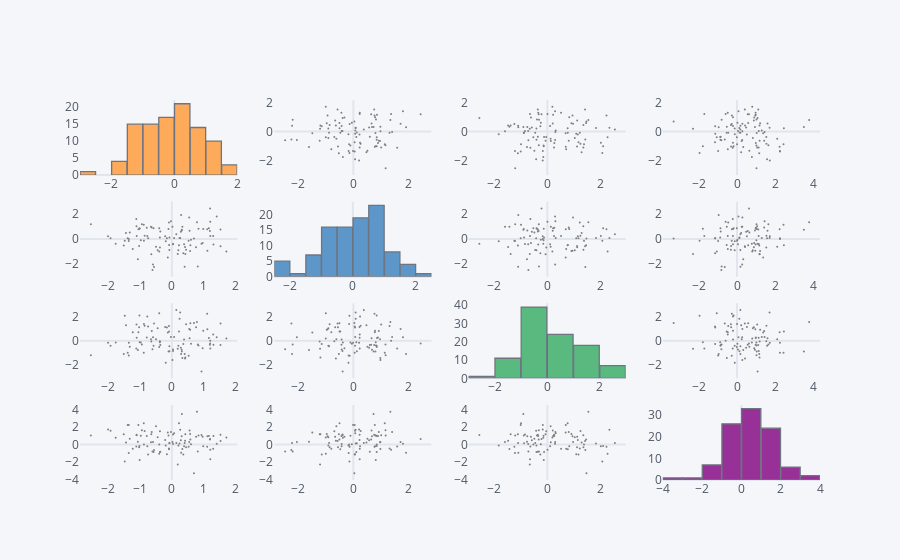

Notebook code for this chart:
### Markdown cell above
# Great Job!

### Code cell
df.scatter_matrix()
